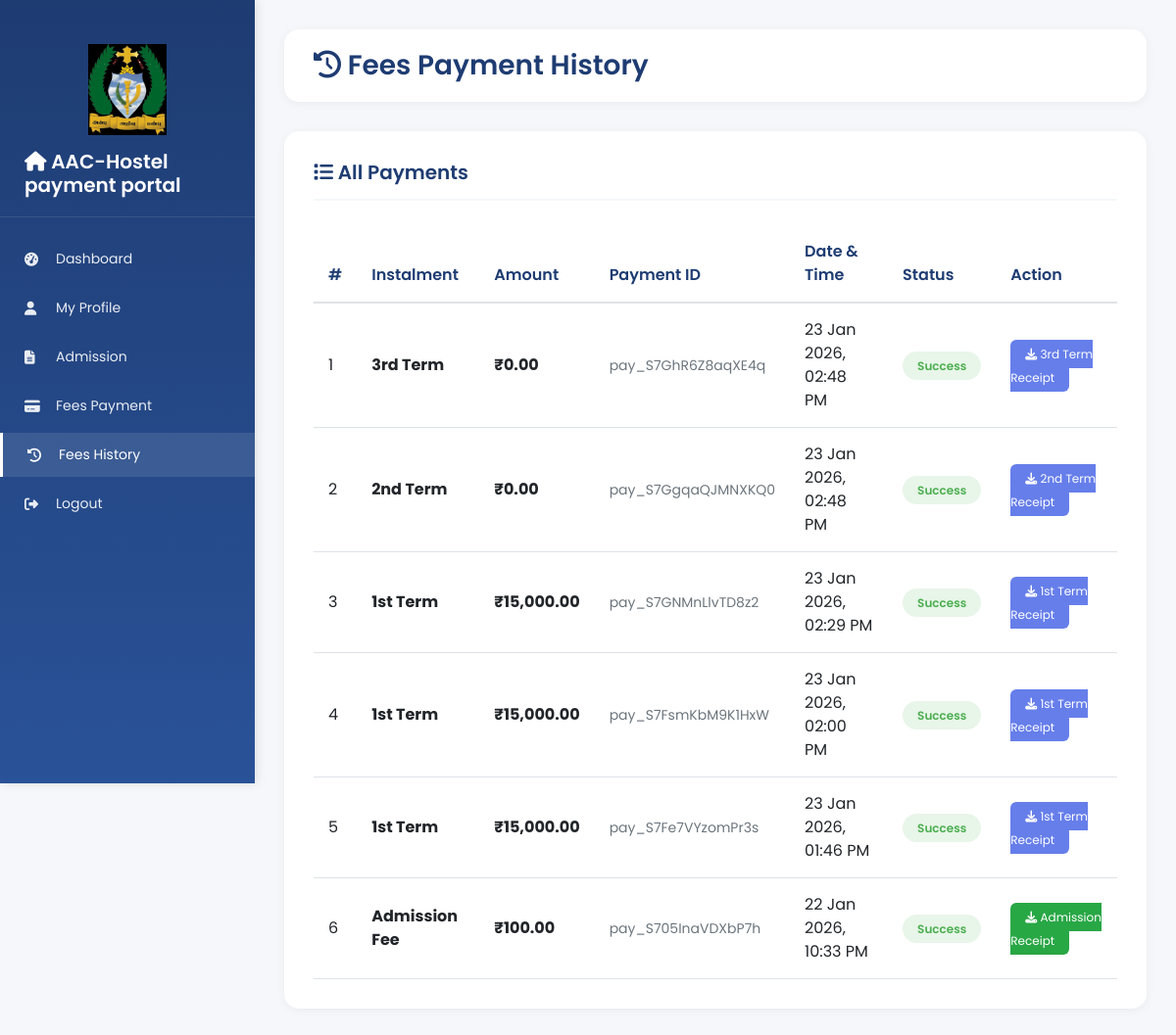
/fees-history.php (signed in), run on the app's committed database.
### tables this page shows
CREATE TABLE `payments` (
  `id` int(11) NOT NULL,
  `user_id` int(11) NOT NULL,
  `admission_id` int(11) DEFAULT NULL,
  `instalment_number` int(11) NOT NULL DEFAULT 0,
  `amount` int(11) NOT NULL,
  `status` enum('pending','success','failed','refunded') DEFAULT 'pending',
  `razorpay_order_id` varchar(255) DEFAULT NULL,
  `razorpay_payment_id` varchar(255) DEFAULT NULL,
  `razorpay_signature` varchar(255) DEFAULT NULL,
  `payment_method` varchar(50) DEFAULT NULL,
  `payment_date` datetime DEFAULT NULL,
  `created_at` datetime DEFAULT current_timestamp(),
  `updated_at` datetime DEFAULT current_timestamp() ON UPDATE current_timestamp()
);

### fees-history.php (the view, shortened to what this page needs)
<?php
include('includes/config.php');
$user_id = $_SESSION['user_id'];
$payments = [];
$stmt = $mysqli->prepare("SELECT p.*, a.student_name, a.reg_no
    FROM payments p
    LEFT JOIN admission a ON p.admission_id = a.id
    WHERE p.user_id = ?
    ORDER BY p.created_at DESC");
$stmt->bind_param('i', $user_id);
$stmt->execute();
$result = $stmt->get_result();
while ($row = $result->fetch_assoc()) {
    $payments[] = $row;
}
?>
<!DOCTYPE html>
<html lang="en">
<head>
    <link href="https://cdn.jsdelivr.net/npm/bootstrap@5.3.0/dist/css/bootstrap.min.css" rel="stylesheet">
    <link rel="stylesheet" href="https://cdnjs.cloudflare.com/ajax/libs/font-awesome/6.4.0/css/all.min.css">
</head>
<body>
    <?php include('includes/user_sidebar.php'); ?>
    <div class="main-content">
        <div class="header">
            <h1><i class="fas fa-history"></i> Fees Payment History</h1>
        </div>
        <div class="history-card">
            <h3><i class="fas fa-list"></i> All Payments</h3>
            <?php if (empty($payments)): ?>
                <div class="empty-state">
                    <i class="fas fa-inbox"></i>
                    <h4>No Payment History</h4>
                    <p>You haven't made any payments yet. <a href="fees-payment.php">Make your first payment</a></p>
                </div>
            <?php else: ?>
                <div class="table-responsive">
                    <table class="table">
                        <thead>
                            <tr>
                                <th>#</th>
                                <th>Instalment</th>
                                <th>Amount</th>
                                <th>Payment ID</th>
                                <th>Date & Time</th>
                                <th>Status</th>
                                <th>Action</th>
                            </tr>
                        </thead>
                        <tbody>
                            <?php foreach ($payments as $index => $payment): ?>
                                <tr>
                                    <td><?php echo $index + 1; ?></td>
                                    <td>
                                        <strong>
                                            <?php
                                            $instalment_names = [0 => 'Admission Fee', 1 => '1st Term', 2 => '2nd Term', 3 => '3rd Term'];
                                            $inst_num = isset($payment['instalment_number']) ? intval($payment['instalment_number']) : 0;
                                            echo isset($instalment_names[$inst_num]) ? $instalment_names[$inst_num] : 'Payment ' . $inst_num;
                                            ?>
                                        </strong>
                                    </td>
                                    <td><strong>₹<?php echo number_format($payment['amount'] / 100, 2); ?></strong></td>
                                    <td>
                                        <small style="color: #6c757d;">
                                            <?php echo htmlspecialchars($payment['razorpay_payment_id'] ?: 'N/A'); ?>
                                        </small>
                                    </td>
                                    <td><?php echo date('d M Y, h:i A', strtotime($payment['created_at'])); ?></td>
                                    <td>
                                        <?php
                                        $status = isset($payment['status']) ? $payment['status'] : 'pending';
                                        $status_class = ($status === 'success') ? 'success' : (($status === 'failed') ? 'failed' : 'pending');
                                        ?>
                                        <span class="status-badge <?php echo $status_class; ?>">
                                            <?php echo ucfirst($status); ?>
                                        </span>
                                    </td>
                                    <td>
                                        <?php if ($status === 'success'): ?>
                                            <?php if ($inst_num == 0): ?>
                                                <a href="download-receipt.php?id=<?php echo $payment['id']; ?>" class="btn-receipt" target="_blank" style="background: #28a745;">
                                                    <i class="fas fa-download"></i> Admission Receipt
                                                </a>
                                            <?php else: ?>
                                                <a href="download-receipt.php?id=<?php echo $payment['id']; ?>" class="btn-receipt" target="_blank">
                                                    <i class="fas fa-download"></i> <?php echo $instalment_names[$inst_num]; ?> Receipt
                                                </a>
                                            <?php endif; ?>
                                        <?php else: ?>
                                            <span class="text-muted">-</span>
                                        <?php endif; ?>
                                    </td>
                                </tr>
                            <?php endforeach; ?>
                        </tbody>
                    </table>
                </div>
            <?php endif; ?>
        </div>
    </div>
</body>
</html>

### fees-history.php (style rules this page uses)
* { margin: 0; padding: 0; box-sizing: border-box; }
body { font-family: 'Poppins', sans-serif; background: #f5f7fa; color: #333; }
.header { background: white; padding: 20px 30px; border-radius: 15px; box-shadow: 0 2px 10px rgba(0,0,0,0.05); margin-bottom: 30px; }
.header h1 { font-size: 28px; font-weight: 600; color: #1e3c72; margin: 0; }
.history-card { background: white; padding: 30px; border-radius: 15px; box-shadow: 0 2px 10px rgba(0,0,0,0.05); }
.history-card h3 { font-size: 20px; font-weight: 600; color: #1e3c72; margin-bottom: 25px; padding-bottom: 15px; border-bottom: 2px solid #f5f7fa; }
.table { margin-bottom: 0; }
.table thead { background: #f8f9fa; }
.table thead th { font-weight: 600; color: #1e3c72; border-bottom: 2px solid #dee2e6; padding: 15px; }
.table tbody td { padding: 15px; vertical-align: middle; }
.status-badge { padding: 6px 15px; border-radius: 20px; font-size: 12px; font-weight: 600; }
.status-badge.success { background: #e8f5e9; color: #4caf50; }
.btn-receipt { background: #667eea; border: none; color: white; padding: 6px 15px; border-radius: 6px; font-size: 12px; text-decoration: none; transition: all 0.3s; }

### includes/user_sidebar.php (style rules this page uses)
.main-content { margin-left: 260px; padding: 30px; min-height: 100vh; }

### data on the page
payments: instalment_number "3rd Term", $payment['amount']/100 "0.00", razorpay_payment "pay_S7GhR6Z8aqXE4q", created_at "23 Jan 2026, 02:48 PM", status "Success"
payments: instalment_number "2nd Term", $payment['amount']/100 "0.00", razorpay_payment "pay_S7GgqaQJMNXKQ0", created_at "23 Jan 2026, 02:48 PM", status "Success"
payments: instalment_number "1st Term", $payment['amount']/100 "15,000.00", razorpay_payment "pay_S7GNMnLlvTD8z2", created_at "23 Jan 2026, 02:29 PM", status "Success"
payments: instalment_number "1st Term", $payment['amount']/100 "15,000.00", razorpay_payment "pay_S7FsmKbM9K1HxW", created_at "23 Jan 2026, 02:00 PM", status "Success"
payments: instalment_number "1st Term", $payment['amount']/100 "15,000.00", razorpay_payment "pay_S7Fe7VYzomPr3s", created_at "23 Jan 2026, 01:46 PM", status "Success"
payments: instalment_number "Admission Fee", $payment['amount']/100 "100.00", razorpay_payment "pay_S705InaVDXbP7h", created_at "22 Jan 2026, 10:33 PM", status "Success"

### other printed values
SITE_NAME "AAC-Hostel payment portal"
